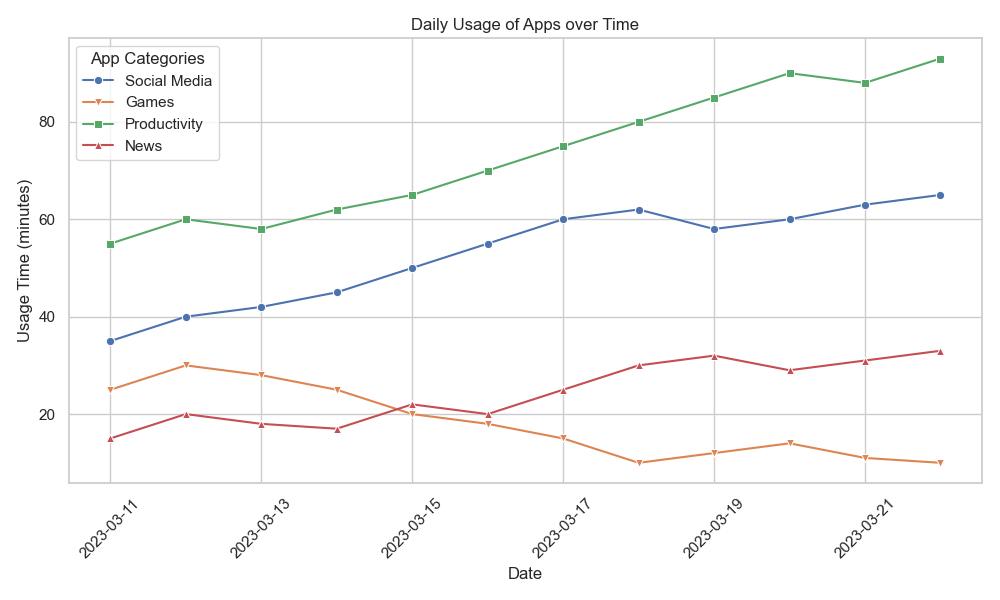

Here is the Python script that generated this plot:

import pandas as pd
import seaborn as sns
import matplotlib.pyplot as plt

# Create a DataFrame from the provided data
data = [
    {'Date': '2023-03-11', 'Social Media': 35, 'Games': 25, 'Productivity': 55, 'News': 15},
    {'Date': '2023-03-12', 'Social Media': 40, 'Games': 30, 'Productivity': 60, 'News': 20},
    {'Date': '2023-03-13', 'Social Media': 42, 'Games': 28, 'Productivity': 58, 'News': 18},
    {'Date': '2023-03-14', 'Social Media': 45, 'Games': 25, 'Productivity': 62, 'News': 17},
    {'Date': '2023-03-15', 'Social Media': 50, 'Games': 20, 'Productivity': 65, 'News': 22},
    {'Date': '2023-03-16', 'Social Media': 55, 'Games': 18, 'Productivity': 70, 'News': 20},
    {'Date': '2023-03-17', 'Social Media': 60, 'Games': 15, 'Productivity': 75, 'News': 25},
    {'Date': '2023-03-18', 'Social Media': 62, 'Games': 10, 'Productivity': 80, 'News': 30},
    {'Date': '2023-03-19', 'Social Media': 58, 'Games': 12, 'Productivity': 85, 'News': 32},
    {'Date': '2023-03-20', 'Social Media': 60, 'Games': 14, 'Productivity': 90, 'News': 29},
    {'Date': '2023-03-21', 'Social Media': 63, 'Games': 11, 'Productivity': 88, 'News': 31},
    {'Date': '2023-03-22', 'Social Media': 65, 'Games': 10, 'Productivity': 93, 'News': 33}
]

df = pd.DataFrame(data)

# Convert 'Date' to datetime for proper plotting
df['Date'] = pd.to_datetime(df['Date'])

# Set the style of the plot
sns.set_theme(style="whitegrid")

# Create a figure and a set of subplots
plt.figure(figsize=(10, 6))

# Plot each category as a separate line
sns.lineplot(x='Date', y='Social Media', data=df, marker='o', label='Social Media')
sns.lineplot(x='Date', y='Games', data=df, marker='v', label='Games')
sns.lineplot(x='Date', y='Productivity', data=df, marker='s', label='Productivity')
sns.lineplot(x='Date', y='News', data=df, marker='^', label='News')

# Add some visual improvements
plt.title('Daily Usage of Apps over Time')
plt.xlabel('Date')
plt.ylabel('Usage Time (minutes)')
plt.legend(title='App Categories')

# Rotate x-axis labels for better readability
plt.xticks(rotation=45)

# Show or save the plot
plt.tight_layout()
plt.show()
